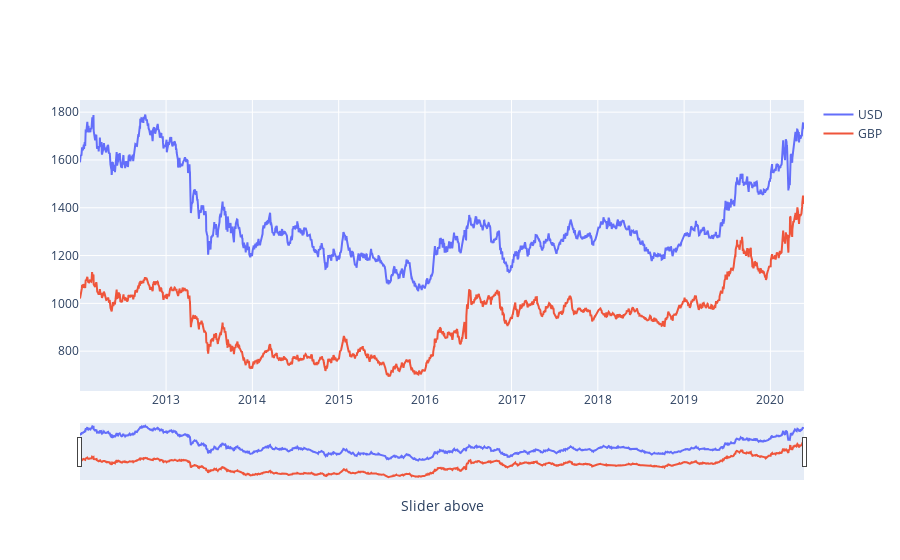

Notebook code cell kept with this figure:
### Code cell
# Declare figure 
fig = go.Figure()

# Add argument (Trace, titles, update axis ...)
fig.add_trace(go.Scatter(x=df_gold.index, y=df_gold['USD (AM)'], name='USD'))
fig.add_trace(go.Scatter(x=df_gold.index, y=df_gold['GBP (AM)'], name='GBP'))
fig.update_xaxes(title='Slider above', rangeslider_visible=True)
# fig.update_yaxes(title="Stock Price (USD)")

# Show graph
fig.show()

### Figure 1 — Plotly figure (JSON) as saved in the notebook; plotly's stock layout.template omitted (floating-point values rounded to 4 significant figures; data arrays with more than 128 entries replaced by an {"elided": "..."} marker saying what was removed)
{"data": [{"name": "USD", "type": "scatter", "x": {"elided": "2121 str values"}, "y": {"elided": "2121 float values"}}, {"name": "GBP", "type": "scatter", "x": {"elided": "2121 str values"}, "y": {"elided": "2121 float values"}}], "layout": {"autosize": true, "xaxis": {"autorange": true, "range": ["2012-01-03", "2020-05-22"], "rangeslider": {"autorange": true, "range": ["2012-01-03", "2020-05-22"], "visible": true, "yaxis": {"_template": null, "rangemode": "match"}}, "title": {"text": "Slider above"}, "type": "date"}, "yaxis": {"autorange": true, "range": [633.3, 1851.0], "type": "linear"}}}
